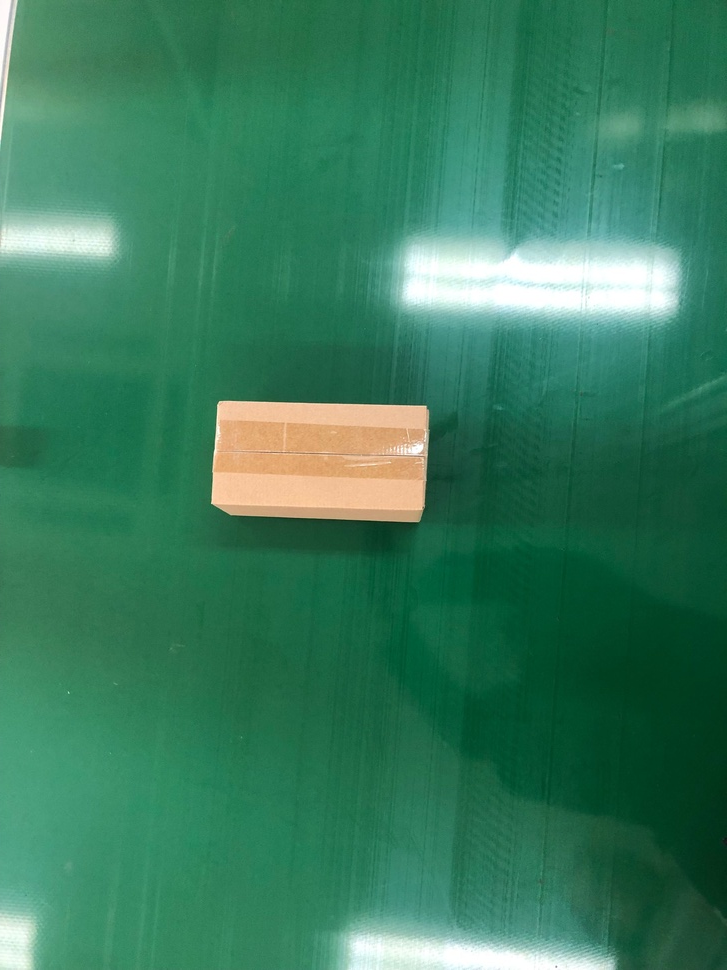
//> input picture Industrial_robot/in.jpg, 727 x 970 px, shrunk from 1827 x 2436 before the run, given in place of the camera; the run also reads 1 picture not shown here
$ ./main   (built with g++ and OpenCV 4)
//> lines starting //> are read from the running program, lines starting //| are printed output that depends on the picture; after the words box and inside, x2 and y2 are one past the last pixel; in counts of white or black regions, pixels touching at a corner belong together
//
//  main.cpp
//  Industrial_robot
//
//  Created by BoJack on 2021/10/31.
//

#include<opencv2/opencv.hpp>
#include<iostream>
#include<fstream>
#include<cmath>
#include<ctime>
#include<vector>
#include<algorithm>

using namespace cv;
using namespace std;

static double angle(Point pt1, Point pt2, Point pt0)
{
    double dx1 = pt1.x - pt0.x;
    double dy1 = pt1.y - pt0.y;
    double dx2 = pt2.x - pt0.x;
    double dy2 = pt2.y - pt0.y;
    return (dx1*dx2 + dy1*dy2) / sqrt((dx1*dx1 + dy1*dy1)*(dx2*dx2 + dy2*dy2) + 1e-10);
}


//检测矩形
//第一个参数是传入的原始图像，第二是输出的图像
void findSquares(const Mat& image,Mat &out)
{
    int thresh = 50, N = 5;
    vector<vector<Point> > squares;
    squares.clear();

    Mat src,dst, gray_one, gray;

    src = image.clone();
    out = image.clone();
    gray_one = Mat(src.size(), CV_8U);
    //滤波增强边缘检测
    medianBlur(src, dst, 9);
    //bilateralFilter(src, dst, 25, 25 * 2, 35);

    vector<vector<Point> > contours;
    vector<Vec4i> hierarchy;

    //在图像的每个颜色通道中查找矩形
    for (int c = 0; c < image.channels(); c++)
    {
        int ch[] = { c, 0 };

        //通道分离
        mixChannels(&dst, 1, &gray_one, 1, ch, 1);

        // 尝试几个阈值
        for (int l = 0; l < N; l++)
        {
            // 用canny()提取边缘
            if (l == 0)
            {
                //检测边缘
                Canny(gray_one, gray, 5, thresh, 5);
                //膨胀
                dilate(gray, gray, Mat(), Point(-1, -1));
                //imshow("dilate", gray);
            }
            else
            {
                gray = gray_one >= (l + 1) * 255 / N;
            }

            // 轮廓查找
            //findContours(gray, contours, RETR_CCOMP, CHAIN_APPROX_SIMPLE);
            findContours(gray, contours, hierarchy, RETR_CCOMP, CHAIN_APPROX_SIMPLE);

            vector<Point> approx;

            // 检测所找到的轮廓
            for (size_t i = 0; i < contours.size(); i++)
            {
                //使用图像轮廓点进行多边形拟合
                approxPolyDP(Mat(contours[i]), approx, arcLength(Mat(contours[i]), true)*0.02, true);

                //计算轮廓面积后，得到矩形4个顶点
                if (approx.size() == 4 &&fabs(contourArea(Mat(approx))) > 1000 &&isContourConvex(Mat(approx)))
                {
                    double maxCosine = 0;

                    for (int j = 2; j < 5; j++)
                    {
                        // 求轮廓边缘之间角度的最大余弦
                        double cosine = fabs(angle(approx[j % 4], approx[j - 2], approx[j - 1]));
                        maxCosine = MAX(maxCosine, cosine);
                    }

                    if (maxCosine < 0.3)
                    {
                        squares.push_back(approx);
                    }
                }
            }
        }
    }


    for (size_t i = 0; i < squares.size(); i++)
    {
        const Point* p = &squares[i][0];

        int n = (int)squares[i].size();
        if (p->x > 3 && p->y > 3)
        {
            polylines(out, &p, &n, 1, true, Scalar(0, 255, 0), 3, LINE_AA);
        }
    }
//    imshow("out",out);
//    waitKey(0);
//    imwrite("out.jpg",out);

    int processed_num = 0;
    int processed_x = 0;
    int processed_y = 0;
    //遍历所有矩形
    for(size_t i = 0; i < squares.size(); i++)
    {
        bool flag_out = 1;
        //遍历每个矩形的所有点
        for(size_t j = 0; j < squares[i].size(); j++)
        {
            Point* p = &squares[i][j];
            //过滤边缘无效矩形
            if (p->x < 3 || p->y < 3) flag_out = 0;
        }
        if(flag_out == 0) continue;
        //统计中心点信息
        for(size_t j = 0; j < squares[i].size(); j++)
        {
            processed_num += 1;
            Point* p = &squares[i][j];
            processed_x += p->x;
            processed_y += p->y;
//            cout << p->x << endl;
//            cout << p->y << endl;
//            cout << endl;
        }
    }
    processed_x/= processed_num;
    processed_y/= processed_num;
// [4 lines of commented-out code are left out]
    circle(out, Point(processed_x, processed_y), 10, Scalar(0, 255, 0), -1);
    imwrite("out.jpg",out);

    // [5 lines of commented-out code are left out]
}

//打开摄像头拍照
void process()
{
    VideoCapture capture(0);//读取
    if (!capture.isOpened())
    {
        cerr << "No camera detected.\n";
        return;
    }
    Mat frame;
    char filename[20];
    for (;;)
    {
        capture >> frame;
        if (frame.empty())
            break;
        imshow("camera_1", frame);
        char key = (char)waitKey(30);//每显示一帧数据的时候停30ms，检测是否按下按键
        switch (key)
        {
        case 27: // Esc键，退出拍照
            return;
        case ' ':// 空格键，保存信息
            sprintf(filename, "in.jpg");
            imwrite(filename, frame);
            cout << "Saved " << filename << endl;
            return;
        default:
            break;
        }
    }
    return;
}

int main(int argc, const char * argv[]) {
    process();
//> in process, frame is the input picture: 970 rows x 727 cols, CV_8UC3; mean B, G, R 92.8, 123.8, 55.2
//> the Esc key is pressed
    Mat src = imread("in.jpg", 1);
    Mat out = src.clone();
    findSquares(src, out);
//> the loop in findSquares, `for (int c = 0; c < image.channels(); c++)` made 3 passes
//> pass 1, in findSquares, `mixChannels(&dst, 1, &gray_one, 1, ch, 1);`:
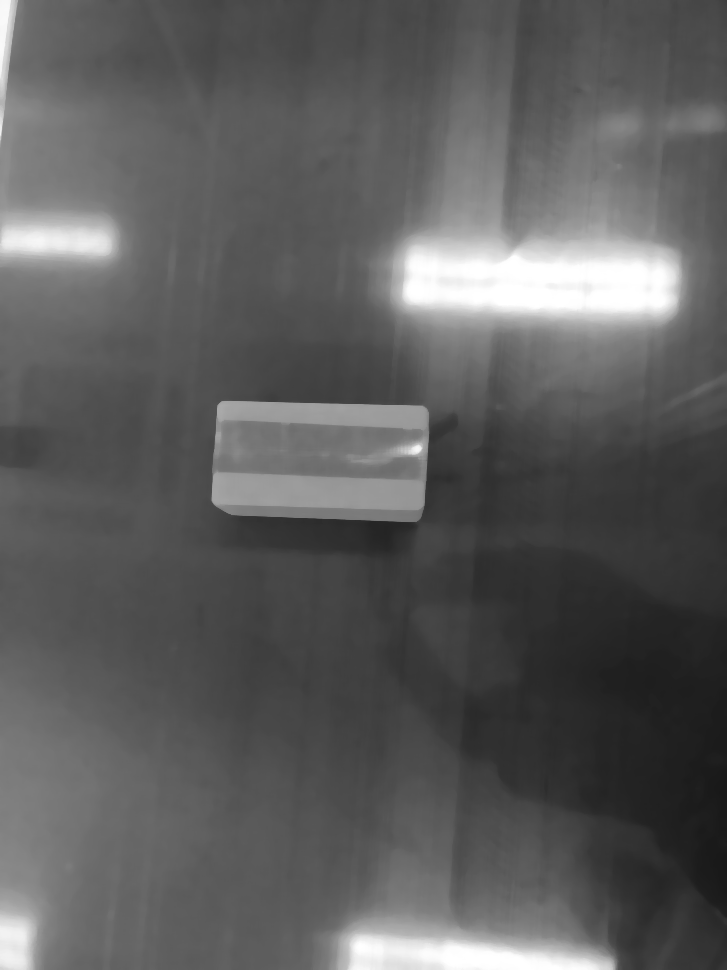
//> gray_one: 970 rows x 727 cols, CV_8UC1; min 23, max 255, mean 92.8
//> pass 2, in findSquares, `mixChannels(&dst, 1, &gray_one, 1, ch, 1);`:
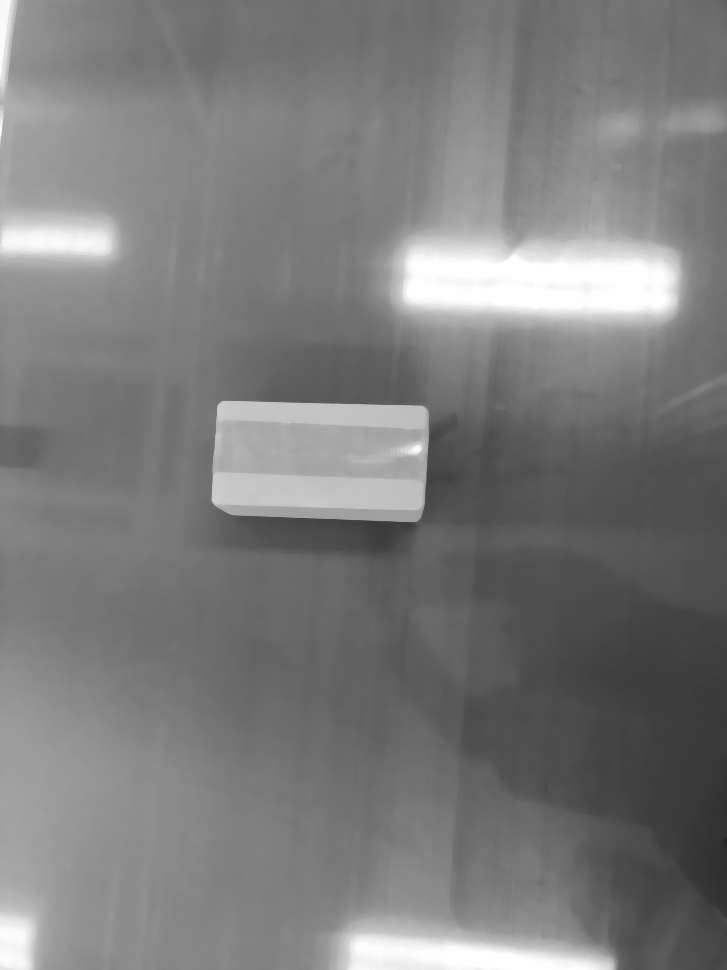
//> gray_one: 970 rows x 727 cols, CV_8UC1; min 34, max 255, mean 123.8
//> pass 3, in findSquares, `mixChannels(&dst, 1, &gray_one, 1, ch, 1);`:
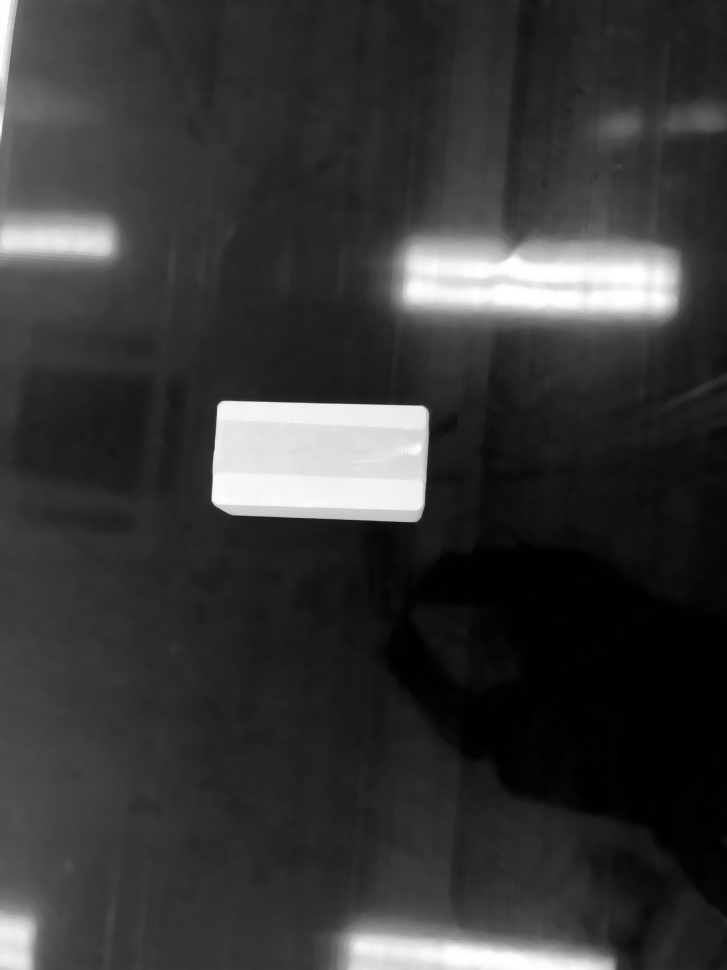
//> gray_one: 970 rows x 727 cols, CV_8UC1; min 0, max 255, mean 55.2
//> after the loop in findSquares, `for (int c = 0; c < image.channels(); c++)`:
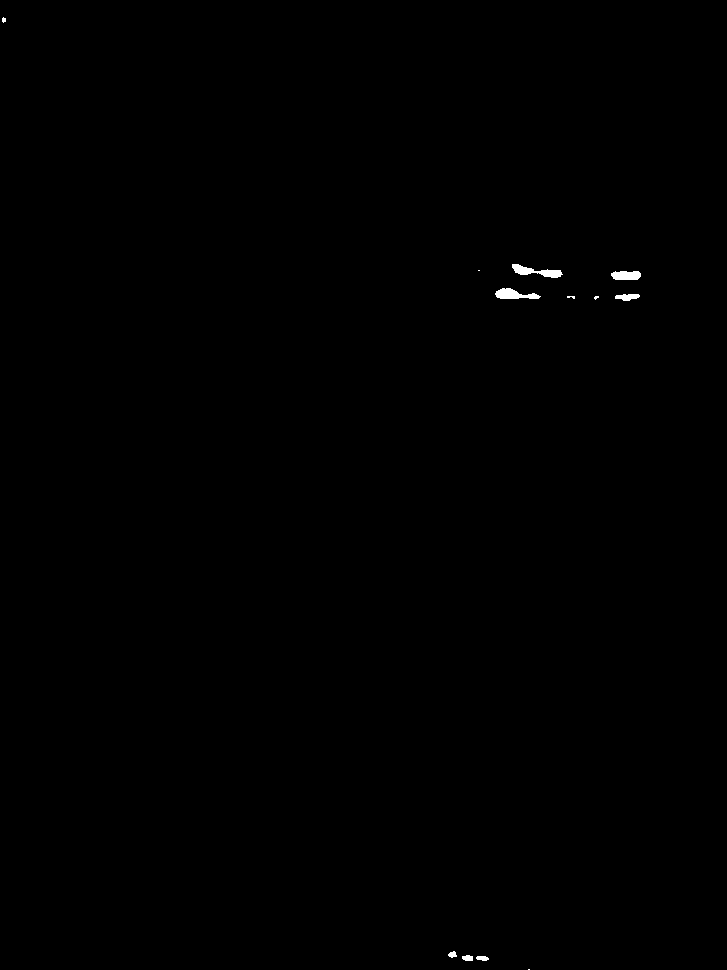
//> gray: 970 rows x 727 cols, CV_8UC1; 0.17% white; 12 white regions (5 under 20 px)
//> after the loop in findSquares, `for (int c = 0; c < image.channels(); c++)`: contours = 12 contours, 5 with area under 20; largest, box (x1, y1, x2, y2) and area: (512, 264, 563, 278) 268, (495, 288, 541, 299) 256, (611, 271, 641, 280) 203, (615, 294, 640, 301) 98, (462, 955, 473, 961) 41, (476, 956, 489, 961) 37, (448, 951, 457, 958) 31; squares = 9 contours; largest, box (x1, y1, x2, y2) and area: (0, 0, 727, 970) 702768, (1, 0, 726, 970) 684986, (0, 0, 727, 970) 681422, (217, 405, 425, 520) 22018, (217, 405, 425, 518) 21858
//> the loop in findSquares, `for (size_t i = 0; i < squares.size(); i++)` made 9 passes
//> after the loop in findSquares, `for (size_t i = 0; i < squares.size(); i++)`:
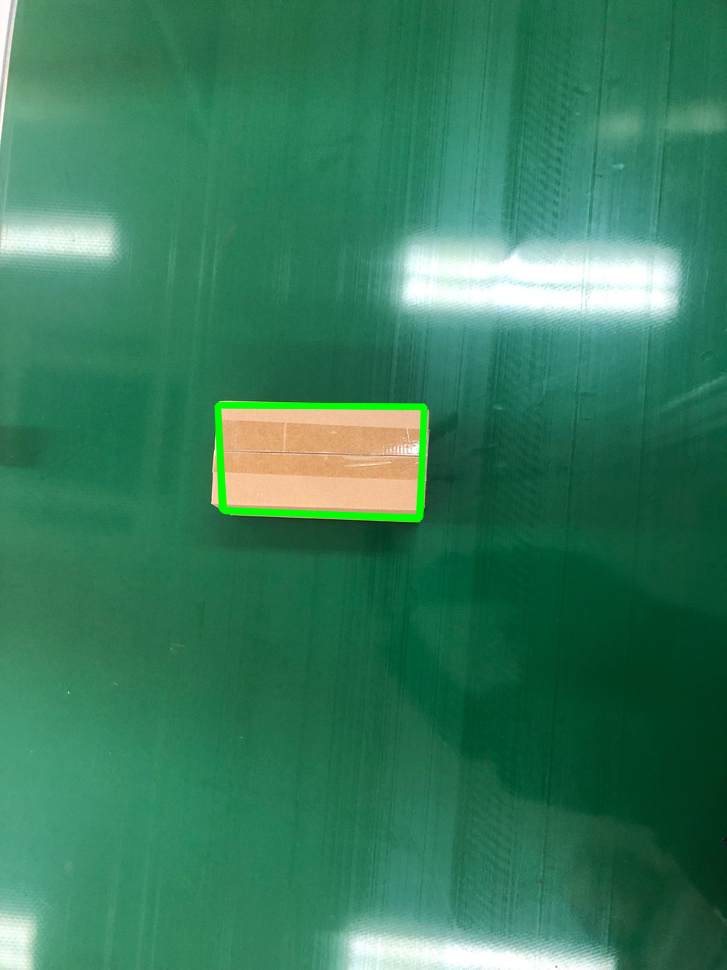
//> out: 970 rows x 727 cols, CV_8UC3; 0.72% of pixels changed, all inside (x1, y1, x2, y2) = (214, 401, 428, 523)
//> the loop in findSquares, `for(size_t i = 0; i < squares.size(); i++)` made 9 passes
//> (flag_out, processed_num, processed_x, processed_y) on passes 2, 4, 6, 8: (true, 4, 1285, 1839), (true, 8, 2565, 3678), (true, 12, 3847, 5518), (true, 16, 5131, 7355)
//> after the loop in findSquares, `for(size_t i = 0; i < squares.size(); i++)`: processed_num = 16; processed_x = 5131; processed_y = 7355
//> in findSquares, `processed_x/= processed_num;`: processed_x = 320
//> in findSquares, `processed_y/= processed_num;`: processed_y = 459
//> in findSquares, `circle(out, Point(processed_x, processed_y), 10, Scalar(0, 255, 0), -1);`:
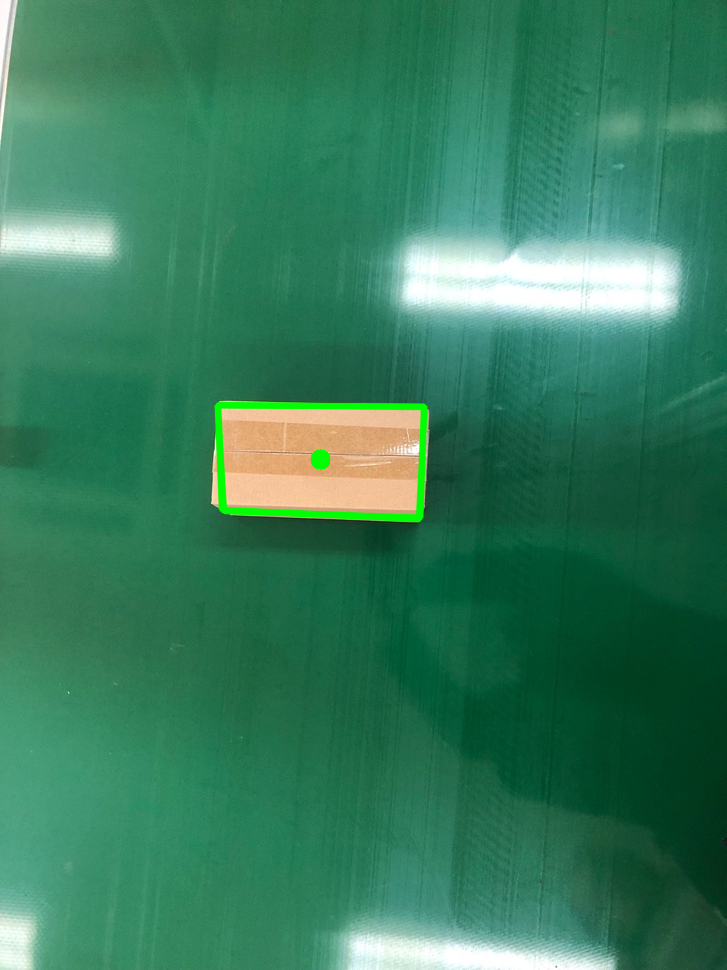
//> out: 970 rows x 727 cols, CV_8UC3; 317 pixels changed, all inside (x1, y1, x2, y2) = (310, 449, 331, 470)
    return 0;
}
